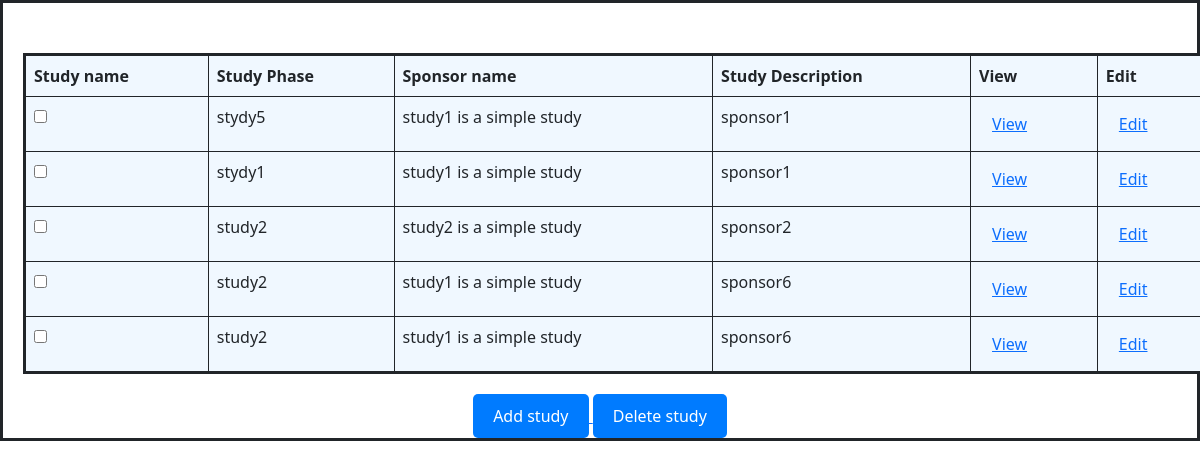
The app's page /read with its own data.
### Crud_Task_App/models.py (models this page shows)
class AddStudy(models.Model):
    PhaseChoices = [
        ('phase1','phase1'),
        ('phase2','phase2'),
        ('phase3','phase3'),
        ]
    studyName = models.CharField(max_length=100)
    studyDescription = models.CharField(max_length=255)
    SutdyPhase = models.CharField(max_length=20,choices=PhaseChoices,default='phase1')
    SponsorName = models.CharField(max_length=255)

### Crud_Task_App/views.py (the view)
# urls.py: path('read',views.read,name = 'read'),
def read(request):
    data = AddStudy.objects.all()
    return render(request,'Mainpage.html',{'read':data})

### Crud_Task_App/Templates/Mainpage.html (shortened to what this page needs)
<!DOCTYPE html>
<html lang="en">
<head>
    <link href="https://cdn.jsdelivr.net/npm/bootstrap@5.0.2/dist/css/bootstrap.min.css" rel="stylesheet">
</head>
<body>
<div style="background-color:f0f8ff; padding-top:30px; border:solid"><table class="table table-bordered custom-table">
  <thead>
    <tr>
      <th scope="col">Study name</th>
      <th scope="col">Study Phase</th>
      <th scope="col">Sponsor name</th>
      <th scope="col">Study Description</th>
      <th scope="col">View</th>
      <th scope="col">Edit</th>
    </tr>
  </thead>
  <tbody>
{% for i in read %}
    <tr>
      <td><input type="checkbox"></td>
        <td>{{i.studyName}}</td>
        <td>{{i.studyDescription}}</td>
        <td>{{i.SponsorName}}</td>
        <td><a href="{% url 'detailedView' i.id %}"><button type="button" class="btn btn-link">View</button></td>
      <td><a href="{% url 'update' i.id %}"><button type="button" class="btn btn-link">Edit</button></td>
    </tr>
   {% endfor %}
  </tbody>
</table>
<div style="text-align: center; margin-top: 20px;">
    <a href="{% url 'addStudy' %}">
  <button style="background-color: #007bff; color: white; border: none; padding: 10px 20px; border-radius: 5px;">
    Add study
  </button>
            <button style="background-color: #007bff; color: white; border: none; padding: 10px 20px; border-radius: 5px;" <a href="delete">
    Delete study
  </button>
</div></div>
</body>
</html>

### Crud_Task_App/Templates/Mainpage.html (style rules this page uses)
.custom-table { background-color: #f0f8ff; border: solid; padding:20px; margin:20px; margin-right:20px }

### records on screen
AddStudy: studyName "stydy5", studyDescription "study1 is a simple study", SponsorName "sponsor1"
AddStudy: studyName "stydy1", studyDescription "study1 is a simple study", SponsorName "sponsor1"
AddStudy: studyName "study2", studyDescription "study2 is a simple study", SponsorName "sponsor2"
AddStudy: studyName "study2", studyDescription "study1 is a simple study", SponsorName "sponsor6"
AddStudy: studyName "study2", studyDescription "study1 is a simple study", SponsorName "sponsor6"
